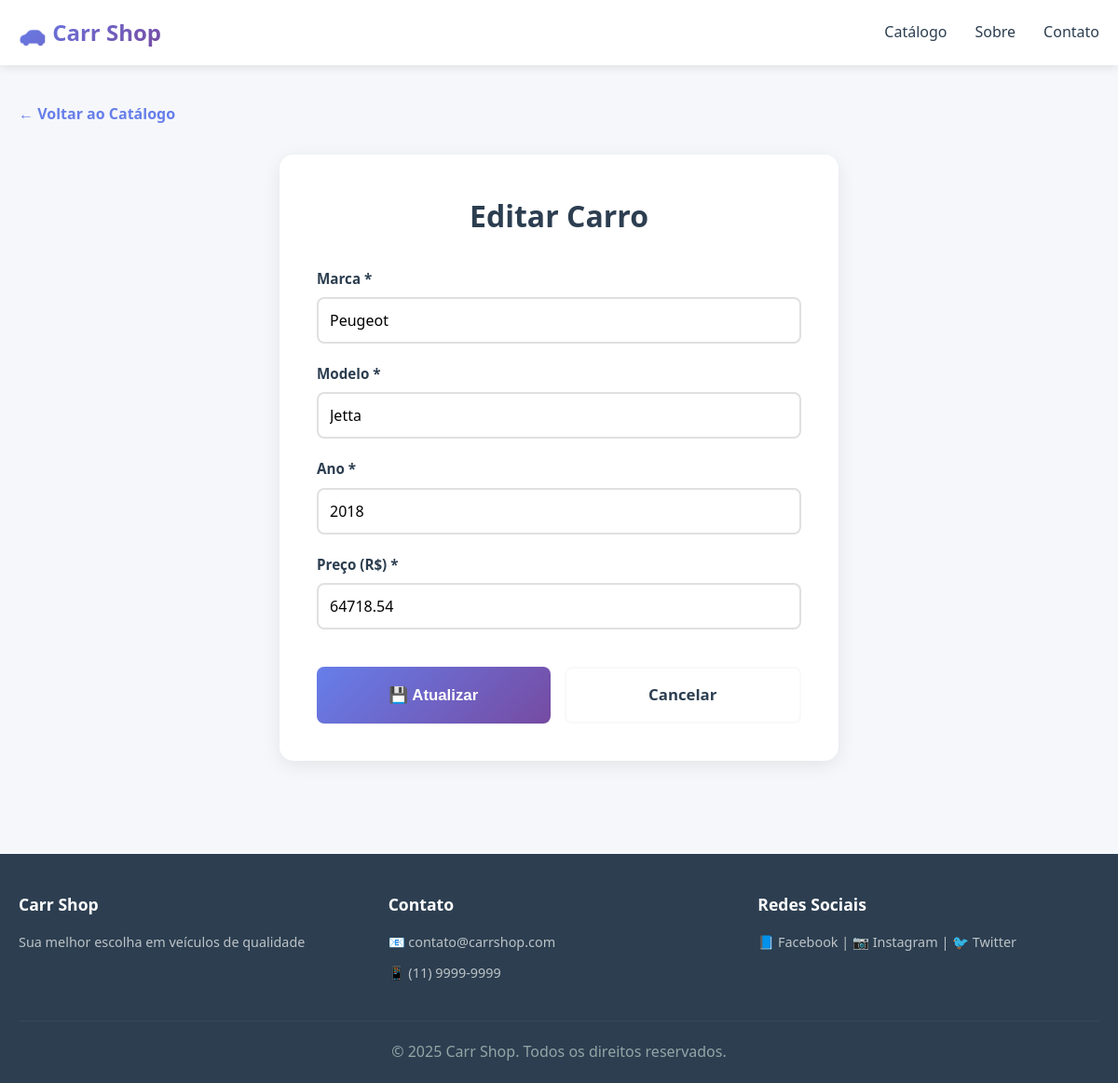
/carr/1/editar/, run on the app's committed database.
### carr/models.py (models this page shows, shortened)
class carr(models.Model):
    name = models.CharField(max_length=100)
    model = models.CharField(max_length=100)
    year = models.IntegerField()
    price = models.DecimalField(max_digits=10, decimal_places=2)

### carr/views.py (the view, shortened to what this page needs)
# urls.py: path('<int:id>/editar/', views.carr_editar, name='carr_editar'),
def carr_editar(request, id):
    carro = get_object_or_404(CarrModel, id=id)
    return render(request, 'carr/carr_form.html', {
        'action': 'Editar',
        'carro': carro
    })

### carr/templates/carr/carr_form.html (shortened to what this page needs)
{% load static %}
<!DOCTYPE html>
<html lang="pt-BR">
<head>
    <link rel="stylesheet" href="{% static 'css/style.css' %}">
</head>
<body>
    <nav class="navbar">
        <div class="nav-container">
            <div class="logo">🚗 Carr Shop</div>
            <ul class="nav-menu">
                <li><a href="{% url 'carr_list' %}">Catálogo</a></li>
                <li><a href="#sobre">Sobre</a></li>
                <li><a href="#contato">Contato</a></li>
            </ul>
        </div>
    </nav>
    <div class="container">
        <a href="{% url 'carr_list' %}" class="breadcrumb">← Voltar ao Catálogo</a>
        <div class="form-container">
            <h1>{{ action }} Carro</h1>
            <form method="POST" class="form-carro">
                <div class="form-group">
                    <label for="name">Marca *</label>
                    <input
                        type="text"
                        id="name"
                        name="name"
                        placeholder="Ex: Toyota"
                        value="{% if carro %}{{ carro.name }}{% endif %}"
                        required
                    >
                </div>
                <div class="form-group">
                    <label for="model">Modelo *</label>
                    <input
                        type="text"
                        id="model"
                        name="model"
                        placeholder="Ex: Corolla"
                        value="{% if carro %}{{ carro.model }}{% endif %}"
                        required
                    >
                </div>
                <div class="form-group">
                    <label for="year">Ano *</label>
                    <input
                        type="number"
                        id="year"
                        name="year"
                        placeholder="Ex: 2023"
                        min="1900"
                        max="2100"
                        value="{% if carro %}{{ carro.year }}{% endif %}"
                        required
                    >
                </div>
                <div class="form-group">
                    <label for="price">Preço (R$) *</label>
                    <input
                        type="number"
                        id="price"
                        name="price"
                        placeholder="Ex: 85000.00"
                        step="0.01"
                        min="0"
                        value="{% if carro %}{{ carro.price }}{% endif %}"
                        required
                    >
                </div>
                <div class="form-actions">
                    <button type="submit" class="btn btn-primary btn-grande">
                        {% if carro %}💾 Atualizar{% else %}➕ Criar{% endif %}
                    </button>
                    <a href="{% url 'carr_list' %}" class="btn btn-secundario btn-grande">Cancelar</a>
                </div>
            </form>
        </div>
    </div>
    <footer class="footer">
        <div class="footer-content">
            <div class="footer-section">
                <h4>Carr Shop</h4>
                <p>Sua melhor escolha em veículos de qualidade</p>
            </div>
            <div class="footer-section">
                <h4>Contato</h4>
                <p>📧 contato@carrshop.com</p>
                <p>📱 (11) 9999-9999</p>
            </div>
            <div class="footer-section">
                <h4>Redes Sociais</h4>
                <p>📘 Facebook | 📷 Instagram | 🐦 Twitter</p>
            </div>
        </div>
        <div class="footer-bottom">
            <p>&copy; 2025 Carr Shop. Todos os direitos reservados.</p>
        </div>
    </footer>
</body>
</html>

### carr/static/css/style.css (style rules this page uses)
* { margin: 0; padding: 0; box-sizing: border-box; }
:root { --primary: #667eea; --primary-dark: #764ba2; --success: #27ae60; --danger: #e74c3c; --warning: #f39c12; --light: #f8f9fa; --dark: #2c3e50; --gray: #95a5a6; }
body { font-family: 'Segoe UI', Tahoma, Geneva, Verdana, sans-serif; background: #f5f7fa; color: var(--dark); line-height: 1.6; }
.navbar { background: white; box-shadow: 0 2px 10px rgba(0, 0, 0, 0.1); position: sticky; top: 0; z-index: 100; }
.nav-container { max-width: 1200px; margin: 0 auto; padding: 0 20px; display: flex; justify-content: space-between; align-items: center; height: 70px; }
.logo { font-size: 1.5em; font-weight: bold; background: linear-gradient(135deg, var(--primary) 0%, var(--primary-dark) 100%); -webkit-background-clip: text; -webkit-text-fill-color: transparent; background-clip: text; }
.nav-menu { display: flex; list-style: none; gap: 30px; }
.nav-menu a { color: var(--dark); text-decoration: none; font-weight: 500; transition: color 0.3s ease; }
.container { max-width: 1200px; margin: 0 auto; padding: 40px 20px; }
.btn { padding: 10px 20px; border: none; border-radius: 8px; font-weight: 600; cursor: pointer; transition: all 0.3s ease; text-decoration: none; display: inline-block; text-align: center; font-size: 0.95em; }
.btn-primary { background: linear-gradient(135deg, var(--primary) 0%, var(--primary-dark) 100%); color: white; flex: 1; }
.btn-secundario { background: white; color: var(--dark); border: 2px solid var(--light); }
.btn-grande { padding: 15px 30px; font-size: 1.05em; width: 100%; }
.breadcrumb { display: inline-block; color: var(--primary); text-decoration: none; margin-bottom: 30px; font-weight: 600; transition: color 0.3s ease; }
.footer { background: var(--dark); color: white; padding: 40px 20px 20px; }
.footer-content { max-width: 1200px; margin: 0 auto; display: grid; grid-template-columns: repeat(auto-fit, minmax(250px, 1fr)); gap: 30px; margin-bottom: 30px; }
.footer-section h4 { margin-bottom: 15px; font-size: 1.1em; }
.footer-section p { color: #bdc3c7; margin-bottom: 10px; font-size: 0.9em; }
.footer-bottom { max-width: 1200px; margin: 0 auto; padding-top: 20px; border-top: 1px solid #34495e; text-align: center; color: #95a5a6; }
.form-container { background: white; padding: 40px; border-radius: 15px; box-shadow: 0 5px 20px rgba(0, 0, 0, 0.08); margin-bottom: 60px; max-width: 600px; margin-left: auto; margin-right: auto; }
.form-container h1 { font-size: 2em; color: var(--dark); margin-bottom: 30px; text-align: center; }
.form-carro { display: flex; flex-direction: column; gap: 20px; }
.form-group { display: flex; flex-direction: column; }
.form-group label { font-weight: 600; margin-bottom: 8px; color: var(--dark); font-size: 0.95em; }
.form-group input, .form-group textarea, .form-group select { padding: 12px; border: 2px solid #e0e0e0; border-radius: 8px; font-size: 1em; font-family: inherit; transition: all 0.3s ease; }
.form-actions { display: flex; gap: 15px; margin-top: 20px; }
.form-actions .btn { flex: 1; }

### data on the page
carr: name "Peugeot", model "Jetta", year "2018", price "64718.54"

### other printed values
{{ action }} "Editar"
